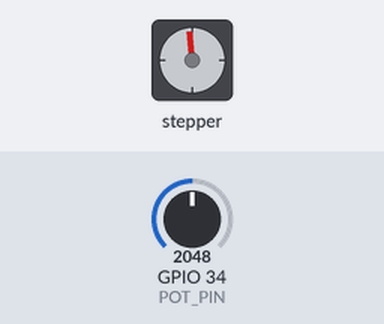
Bench run of a sketch on a simulated ESP32. Parts: stepper motor. The test bench sets the inputs (shaded band); at power-on: GPIO 34 (POT_PIN) = 2048. Stepper angles assume 800 steps per turn; what the sketch prints to the serial monitor is not drawn.

Above: at 1.2 s.
1.3 s: GPIO 34 (POT_PIN) set to 491
At 2.0 s:
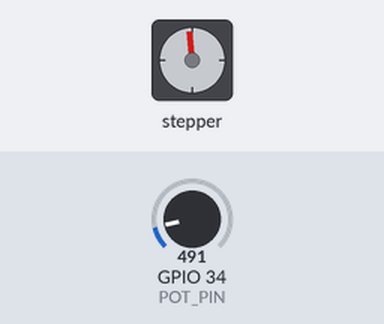
4.3 s: GPIO 34 (POT_PIN) set to 0
7.3 s: GPIO 34 (POT_PIN) set to 1228
10.3 s: GPIO 34 (POT_PIN) set to 491
13.3 s: GPIO 34 (POT_PIN) set to 2040
At 25.6 s:
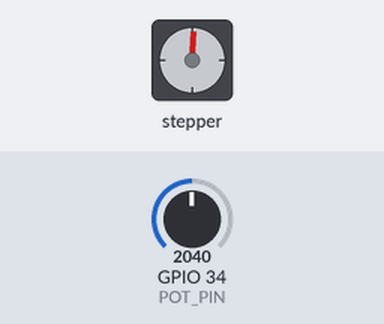
Timing chart, 0 to 52.5 s (numbered marks = the images above; inputs shaded):
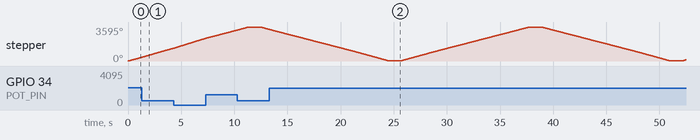

The sketch:

mast_test.ino
```cpp
#include <AccelStepper.h>
#include <Wire.h>
#include <cmath> // For fmod()

// Stepper motor pins
#define STEP_PIN 25
#define DIR_PIN 26

// Potentiometer pin
#define POT_PIN 34 // Connect the potentiometer's analog output here

// Create AccelStepper object
AccelStepper stepper(AccelStepper::DRIVER, STEP_PIN, DIR_PIN);

// Motor and encoder variables
const float STEPS_PER_REV = 800.0; // Adjust based on your stepper motor
const float TOTAL_STEPS = STEPS_PER_REV * 10; // Steps for 10 revolutions

void setup() {
  Serial.begin(115200);

  // Initialize stepper motor
  stepper.setMaxSpeed(2000);    // Max speed (steps/second)
  stepper.setAcceleration(10000); // Acceleration (steps/second^2)

  // Initialize potentiometer pin
  pinMode(POT_PIN, INPUT);

  Serial.println("Motor Angle [deg], Potentiometer [deg]");
  Serial.print("current position: ");
  Serial.println(stepper.currentPosition());
  stepper.moveTo(10); // Move to an initial position
}

void loop() {
  // Move to 3600 degrees (10 revolutions)
  stepper.moveTo(TOTAL_STEPS - 10); // Move to the equivalent of 10 revolutions
  while (stepper.distanceToGo() != 0) {
    stepper.run(); // Continuously move the stepper

    // Calculate and print the current motor angle
    float motorAngle = fmod(stepper.currentPosition(), TOTAL_STEPS) * (3600.0 / TOTAL_STEPS);
    if (motorAngle < 0) motorAngle += 3600; // Ensure angle is positive within the range of 10 revolutions

    // Read potentiometer value and convert to degrees for 10 revolutions
    int potValue = analogRead(POT_PIN); // Read raw potentiometer value (0-4095 for ESP32)
    float potAngle = (float)potValue / 4095.0 * 3600.0; // Map to 0-3600 degrees for 10 revolutions

    // Print both angles
    Serial.print(motorAngle, 2);
    Serial.print(", ");
    Serial.println(potAngle, 2);


  }
  delay(1000); // Pause for 1 second at 10 revolutions

  // Move back to 0 degrees
  stepper.moveTo(10); // Return to the zero position
  while (stepper.distanceToGo() != 0) {
    stepper.run(); // Continuously move the stepper

    // Calculate and print the current motor angle
    float motorAngle = fmod(stepper.currentPosition(), TOTAL_STEPS) * (3600.0 / TOTAL_STEPS);
    if (motorAngle < 0) motorAngle += 3600; // Ensure angle is positive within the range of 10 revolutions

    // Read potentiometer value and convert to degrees for 10 revolutions
    int potValue = analogRead(POT_PIN); // Read raw potentiometer value (0-4095 for ESP32)
    float potAngle = (float)potValue / 4095.0 * 3600.0; // Map to 0-3600 degrees for 10 revolutions

    // Print both angles
    Serial.print(motorAngle, 2);
    Serial.print(", ");
    Serial.println(potAngle, 2);

    //delay(10); // Small delay for readability
  }
  delay(1000); // Pause for 1 second at 0 degrees
}
```
